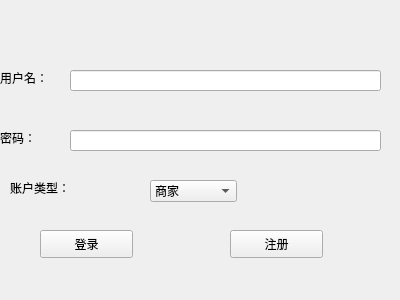
<?xml version="1.0" encoding="UTF-8"?>
<ui version="4.0">
 <class>account</class>
 <widget class="QWidget" name="account">
  <property name="geometry">
   <rect>
    <x>0</x>
    <y>0</y>
    <width>400</width>
    <height>300</height>
   </rect>
  </property>
  <property name="windowTitle">
   <string>登录或注册</string>
  </property>
  <widget class="QPushButton" name="pushButton">
   <property name="geometry">
    <rect>
     <x>40</x>
     <y>230</y>
     <width>93</width>
     <height>28</height>
    </rect>
   </property>
   <property name="text">
    <string>登录</string>
   </property>
  </widget>
  <widget class="QPushButton" name="pushButton_2">
   <property name="geometry">
    <rect>
     <x>230</x>
     <y>230</y>
     <width>93</width>
     <height>28</height>
    </rect>
   </property>
   <property name="text">
    <string>注册</string>
   </property>
  </widget>
  <widget class="QLabel" name="label">
   <property name="geometry">
    <rect>
     <x>0</x>
     <y>70</y>
     <width>72</width>
     <height>15</height>
    </rect>
   </property>
   <property name="text">
    <string>用户名：</string>
   </property>
  </widget>
  <widget class="QLabel" name="label_2">
   <property name="geometry">
    <rect>
     <x>0</x>
     <y>130</y>
     <width>72</width>
     <height>15</height>
    </rect>
   </property>
   <property name="text">
    <string>密码：</string>
   </property>
  </widget>
  <widget class="QLineEdit" name="userLine">
   <property name="geometry">
    <rect>
     <x>70</x>
     <y>70</y>
     <width>311</width>
     <height>21</height>
    </rect>
   </property>
  </widget>
  <widget class="QLineEdit" name="passLine">
   <property name="geometry">
    <rect>
     <x>70</x>
     <y>130</y>
     <width>311</width>
     <height>21</height>
    </rect>
   </property>
   <property name="echoMode">
    <enum>QLineEdit::Password</enum>
   </property>
  </widget>
  <widget class="QComboBox" name="comboBox">
   <property name="geometry">
    <rect>
     <x>150</x>
     <y>180</y>
     <width>87</width>
     <height>22</height>
    </rect>
   </property>
   <item>
    <property name="text">
     <string>商家</string>
    </property>
   </item>
   <item>
    <property name="text">
     <string>顾客</string>
    </property>
   </item>
  </widget>
  <widget class="QLabel" name="label_3">
   <property name="geometry">
    <rect>
     <x>10</x>
     <y>180</y>
     <width>72</width>
     <height>15</height>
    </rect>
   </property>
   <property name="text">
    <string>账户类型：</string>
   </property>
  </widget>
 </widget>
 <resources/>
 <connections/>
</ui>
